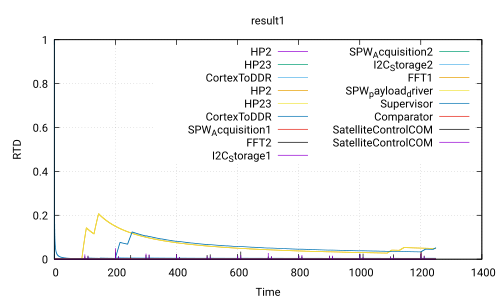

Generate this figure with gnuplot:
 set title 'result1'
 set ylabel 'RTD'
 set xlabel 'Time'
 set grid
 set term pdf
 set output 'Use_case_DoubleCamera_Safety.ATIPPIC.executable240.0_40.0.pdf'
 plot 'Use_case_DoubleCamera_Safety.ATIPPIC.executable240.0_40.0.csv' using 1:2 with lines title 'HP2','Use_case_DoubleCamera_Safety.ATIPPIC.executable240.0_40.0.csv' using 1:3 with lines title 'HP23','Use_case_DoubleCamera_Safety.ATIPPIC.executable240.0_40.0.csv' using 1:4 with lines title 'CortexToDDR','Use_case_DoubleCamera_Safety.ATIPPIC.executable240.0_40.0.csv' using 1:5 with lines title 'HP2','Use_case_DoubleCamera_Safety.ATIPPIC.executable240.0_40.0.csv' using 1:6 with lines title 'HP23','Use_case_DoubleCamera_Safety.ATIPPIC.executable240.0_40.0.csv' using 1:7 with lines title 'CortexToDDR','Use_case_DoubleCamera_Safety.ATIPPIC.executable240.0_40.0.csv' using 1:8 with lines title 'SPW_Acquisition1','Use_case_DoubleCamera_Safety.ATIPPIC.executable240.0_40.0.csv' using 1:9 with lines title 'FFT2','Use_case_DoubleCamera_Safety.ATIPPIC.executable240.0_40.0.csv' using 1:10 with lines title 'I2C_Storage1','Use_case_DoubleCamera_Safety.ATIPPIC.executable240.0_40.0.csv' using 1:11 with lines title 'SPW_Acquisition2','Use_case_DoubleCamera_Safety.ATIPPIC.executable240.0_40.0.csv' using 1:12 with lines title 'I2C_Storage2','Use_case_DoubleCamera_Safety.ATIPPIC.executable240.0_40.0.csv' using 1:13 with lines title 'FFT1','Use_case_DoubleCamera_Safety.ATIPPIC.executable240.0_40.0.csv' using 1:14 with lines title 'SPW_payload_driver','Use_case_DoubleCamera_Safety.ATIPPIC.executable240.0_40.0.csv' using 1:15 with lines title 'Supervisor','Use_case_DoubleCamera_Safety.ATIPPIC.executable240.0_40.0.csv' using 1:16 with lines title 'Comparator','Use_case_DoubleCamera_Safety.ATIPPIC.executable240.0_40.0.csv' using 1:17 with lines title 'SatelliteControlCOM','Use_case_DoubleCamera_Safety.ATIPPIC.executable240.0_40.0.csv' using 1:18 with lines title 'SatelliteControlCOM'
